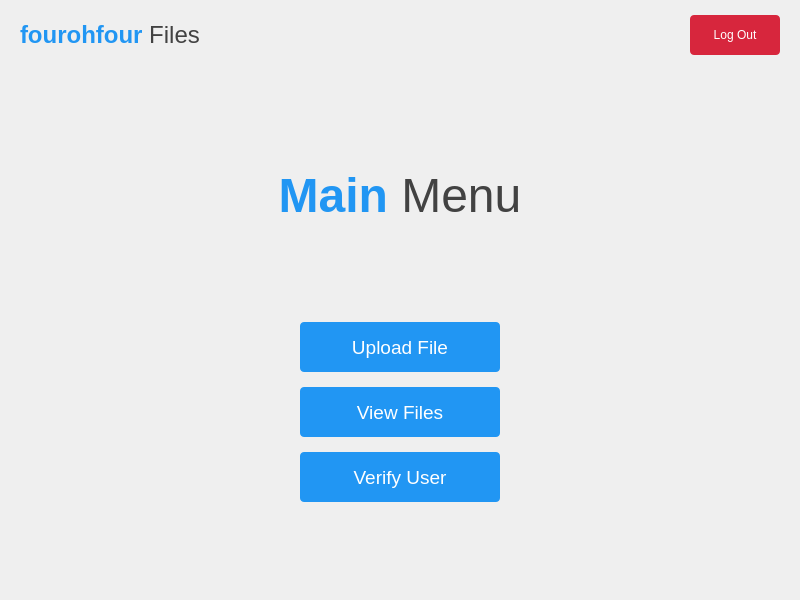
<?xml version="1.0" encoding="UTF-8"?>
<ui version="4.0">
 <class>MainMenu</class>
 <widget class="QWidget" name="MainMenu">
  <property name="geometry">
   <rect>
    <x>0</x>
    <y>0</y>
    <width>800</width>
    <height>600</height>
   </rect>
  </property>
  <property name="windowTitle">
   <string>fourohfour Files - Main Menu</string>
  </property>
  <layout class="QVBoxLayout" name="mainVerticalLayout">
   <property name="spacing">
    <number>0</number>
   </property>
   <property name="leftMargin">
    <number>0</number>
   </property>
   <property name="topMargin">
    <number>0</number>
   </property>
   <property name="rightMargin">
    <number>0</number>
   </property>
   <property name="bottomMargin">
    <number>0</number>
   </property>
   <item>
    <widget class="QFrame" name="headingBarFrame">
     <property name="minimumSize">
      <size>
       <width>0</width>
       <height>70</height>
      </size>
     </property>
     <property name="maximumSize">
      <size>
       <width>16777215</width>
       <height>70</height>
      </size>
     </property>
     <property name="frameShape">
      <enum>QFrame::Shape::NoFrame</enum>
     </property>
     <layout class="QHBoxLayout" name="headingBarLayout">
      <property name="spacing">
       <number>15</number>
      </property>
      <property name="leftMargin">
       <number>20</number>
      </property>
      <property name="topMargin">
       <number>0</number>
      </property>
      <property name="rightMargin">
       <number>20</number>
      </property>
      <property name="bottomMargin">
       <number>0</number>
      </property>
      <item>
       <widget class="QLabel" name="appLogoLabel">
        <property name="text">
         <string>&lt;html&gt;&lt;head/&gt;&lt;body&gt;&lt;p&gt;&lt;span style=&quot; font-size:18pt; font-weight:600; color:#2196F3;&quot;&gt;fourohfour&lt;/span&gt;&lt;span style=&quot; font-size:18pt; color:#424242;&quot;&gt; Files&lt;/span&gt;&lt;/p&gt;&lt;/body&gt;&lt;/html&gt;</string>
        </property>
       </widget>
      </item>
      <item>
       <spacer name="headingBarSpacer">
        <property name="orientation">
         <enum>Qt::Orientation::Horizontal</enum>
        </property>
        <property name="sizeHint" stdset="0">
         <size>
          <width>40</width>
          <height>20</height>
         </size>
        </property>
       </spacer>
      </item>
      <item>
       <widget class="QPushButton" name="logOutButton">
        <property name="minimumSize">
         <size>
          <width>90</width>
          <height>40</height>
         </size>
        </property>
        <property name="styleSheet">
         <string notr="true">QPushButton {
    background-color: #d7263d;
    color: white;
    border: none;
    border-radius: 4px;
}
QPushButton:hover {
    background-color: #E53935;
}
QPushButton:pressed {
    background-color: #C62828;
}</string>
        </property>
        <property name="text">
         <string>Log Out</string>
        </property>
       </widget>
      </item>
     </layout>
    </widget>
   </item>
   <item>
    <spacer name="topContentSpacer">
     <property name="orientation">
      <enum>Qt::Orientation::Vertical</enum>
     </property>
     <property name="sizeHint" stdset="0">
      <size>
       <width>20</width>
       <height>40</height>
      </size>
     </property>
    </spacer>
   </item>
   <item>
    <widget class="QLabel" name="titleLabel">
     <property name="text">
      <string>&lt;html&gt;&lt;head/&gt;&lt;body&gt;&lt;p align=&quot;center&quot;&gt;&lt;span style=&quot; font-size:36pt; font-weight:600; color:#2196F3;&quot;&gt;Main &lt;/span&gt;&lt;span style=&quot; font-size:36pt; color:#424242;&quot;&gt;Menu&lt;/span&gt;&lt;/p&gt;&lt;/body&gt;&lt;/html&gt;</string>
     </property>
    </widget>
   </item>
   <item>
    <spacer name="midContentSpacer">
     <property name="orientation">
      <enum>Qt::Orientation::Vertical</enum>
     </property>
     <property name="sizeHint" stdset="0">
      <size>
       <width>20</width>
       <height>40</height>
      </size>
     </property>
    </spacer>
   </item>
   <item>
    <layout class="QHBoxLayout" name="buttonLayout">
     <property name="spacing">
      <number>20</number>
     </property>
     <item>
      <spacer name="leftButtonSpacer">
       <property name="orientation">
        <enum>Qt::Orientation::Horizontal</enum>
       </property>
       <property name="sizeHint" stdset="0">
        <size>
         <width>40</width>
         <height>20</height>
        </size>
       </property>
      </spacer>
     </item>
     <item>
      <layout class="QVBoxLayout" name="verticalLayout">
       <property name="spacing">
        <number>15</number>
       </property>
       <item>
        <widget class="QPushButton" name="uploadButton">
         <property name="minimumSize">
          <size>
           <width>200</width>
           <height>50</height>
          </size>
         </property>
         <property name="styleSheet">
          <string notr="true">QPushButton {
    background-color: #2196F3;
    color: white;
    border: none;
    border-radius: 4px;
    font-size: 14pt;
}
QPushButton:hover {
    background-color: #1976D2;
}
QPushButton:pressed {
    background-color: #1565C0;
}</string>
         </property>
         <property name="text">
          <string>Upload File</string>
         </property>
        </widget>
       </item>
       <item>
        <widget class="QPushButton" name="viewFilesButton">
         <property name="minimumSize">
          <size>
           <width>200</width>
           <height>50</height>
          </size>
         </property>
         <property name="styleSheet">
          <string notr="true">QPushButton {
    background-color: #2196F3;
    color: white;
    border: none;
    border-radius: 4px;
    font-size: 14pt;
}
QPushButton:hover {
    background-color: #1976D2;
}
QPushButton:pressed {
    background-color: #1565C0;
}</string>
         </property>
         <property name="text">
          <string>View Files</string>
         </property>
        </widget>
       </item>
       <item>
        <widget class="QPushButton" name="verifyButton">
         <property name="minimumSize">
          <size>
           <width>200</width>
           <height>50</height>
          </size>
         </property>
         <property name="styleSheet">
          <string notr="true">QPushButton {
    background-color: #2196F3;
    color: white;
    border: none;
    border-radius: 4px;
    font-size: 14pt;
}
QPushButton:hover {
    background-color: #1976D2;
}
QPushButton:pressed {
    background-color: #1565C0;
}</string>
         </property>
         <property name="text">
          <string>Verify User</string>
         </property>
        </widget>
       </item>
      </layout>
     </item>
     <item>
      <spacer name="rightButtonSpacer">
       <property name="orientation">
        <enum>Qt::Orientation::Horizontal</enum>
       </property>
       <property name="sizeHint" stdset="0">
        <size>
         <width>40</width>
         <height>20</height>
        </size>
       </property>
      </spacer>
     </item>
    </layout>
   </item>
   <item>
    <spacer name="bottomContentSpacer">
     <property name="orientation">
      <enum>Qt::Orientation::Vertical</enum>
     </property>
     <property name="sizeHint" stdset="0">
      <size>
       <width>20</width>
       <height>40</height>
      </size>
     </property>
    </spacer>
   </item>
  </layout>
 </widget>
 <resources/>
 <connections/>
</ui>
